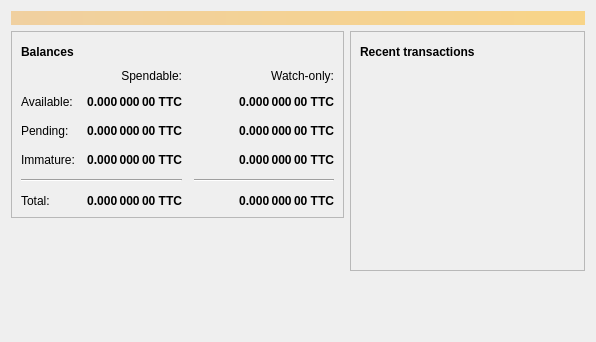
<?xml version="1.0" encoding="UTF-8"?>
<ui version="4.0">
 <class>OverviewPage</class>
 <widget class="QWidget" name="OverviewPage">
  <property name="geometry">
   <rect>
    <x>0</x>
    <y>0</y>
    <width>596</width>
    <height>342</height>
   </rect>
  </property>
  <property name="windowTitle">
   <string>Form</string>
  </property>
  <layout class="QVBoxLayout" name="topLayout">
   <item>
    <widget class="QLabel" name="labelAlerts">
     <property name="visible">
      <bool>false</bool>
     </property>
     <property name="styleSheet">
      <string notr="true">QLabel { background-color: qlineargradient(x1: 0, y1: 0, x2: 1, y2: 0, stop:0 #F0D0A0, stop:1 #F8D488); color:#000000; }</string>
     </property>
     <property name="wordWrap">
      <bool>true</bool>
     </property>
     <property name="margin">
      <number>3</number>
     </property>
     <property name="textInteractionFlags">
      <set>Qt::TextSelectableByMouse</set>
     </property>
    </widget>
   </item>
   <item>
    <layout class="QHBoxLayout" name="horizontalLayout" stretch="1,1">
     <item>
      <layout class="QVBoxLayout" name="verticalLayout_2">
       <item>
        <widget class="QFrame" name="frame">
         <property name="frameShape">
          <enum>QFrame::StyledPanel</enum>
         </property>
         <property name="frameShadow">
          <enum>QFrame::Raised</enum>
         </property>
         <layout class="QVBoxLayout" name="verticalLayout_4">
          <item>
           <layout class="QHBoxLayout" name="horizontalLayout_4">
            <item>
             <widget class="QLabel" name="label_5">
              <property name="font">
               <font>
                <weight>75</weight>
                <bold>true</bold>
               </font>
              </property>
              <property name="text">
               <string>Balances</string>
              </property>
             </widget>
            </item>
            <item>
             <widget class="QPushButton" name="labelWalletStatus">
              <property name="enabled">
               <bool>true</bool>
              </property>
              <property name="maximumSize">
               <size>
                <width>30</width>
                <height>16777215</height>
               </size>
              </property>
              <property name="toolTip">
               <string>The displayed information may be out of date. Your wallet automatically synchronizes with the timecoin network after a connection is established, but this process has not completed yet.</string>
              </property>
              <property name="text">
               <string/>
              </property>
              <property name="icon">
               <iconset resource="../bitcoin.qrc">
                <normaloff>:/icons/warning</normaloff>
                <disabledoff>:/icons/warning</disabledoff>:/icons/warning</iconset>
              </property>
              <property name="iconSize">
               <size>
                <width>24</width>
                <height>24</height>
               </size>
              </property>
              <property name="flat">
               <bool>true</bool>
              </property>
             </widget>
            </item>
            <item>
             <spacer name="horizontalSpacer_3">
              <property name="orientation">
               <enum>Qt::Horizontal</enum>
              </property>
              <property name="sizeHint" stdset="0">
               <size>
                <width>40</width>
                <height>20</height>
               </size>
              </property>
             </spacer>
            </item>
           </layout>
          </item>
          <item>
           <layout class="QGridLayout" name="gridLayout">
            <property name="spacing">
             <number>12</number>
            </property>
            <item row="2" column="2">
             <widget class="QLabel" name="labelWatchPending">
              <property name="font">
               <font>
                <weight>75</weight>
                <bold>true</bold>
               </font>
              </property>
              <property name="cursor">
               <cursorShape>IBeamCursor</cursorShape>
              </property>
              <property name="toolTip">
               <string>Unconfirmed transactions to watch-only addresses</string>
              </property>
              <property name="text">
               <string notr="true">0.000 000 00 TTC</string>
              </property>
              <property name="alignment">
               <set>Qt::AlignRight|Qt::AlignTrailing|Qt::AlignVCenter</set>
              </property>
              <property name="textInteractionFlags">
               <set>Qt::LinksAccessibleByMouse|Qt::TextSelectableByKeyboard|Qt::TextSelectableByMouse</set>
              </property>
             </widget>
            </item>
            <item row="2" column="1">
             <widget class="QLabel" name="labelUnconfirmed">
              <property name="font">
               <font>
                <weight>75</weight>
                <bold>true</bold>
               </font>
              </property>
              <property name="cursor">
               <cursorShape>IBeamCursor</cursorShape>
              </property>
              <property name="toolTip">
               <string>Total of transactions that have yet to be confirmed, and do not yet count toward the spendable balance</string>
              </property>
              <property name="text">
               <string notr="true">0.000 000 00 TTC</string>
              </property>
              <property name="alignment">
               <set>Qt::AlignRight|Qt::AlignTrailing|Qt::AlignVCenter</set>
              </property>
              <property name="textInteractionFlags">
               <set>Qt::LinksAccessibleByMouse|Qt::TextSelectableByKeyboard|Qt::TextSelectableByMouse</set>
              </property>
             </widget>
            </item>
            <item row="3" column="2">
             <widget class="QLabel" name="labelWatchImmature">
              <property name="font">
               <font>
                <weight>75</weight>
                <bold>true</bold>
               </font>
              </property>
              <property name="cursor">
               <cursorShape>IBeamCursor</cursorShape>
              </property>
              <property name="toolTip">
               <string>Mined balance in watch-only addresses that has not yet matured</string>
              </property>
              <property name="text">
               <string notr="true">0.000 000 00 TTC</string>
              </property>
              <property name="alignment">
               <set>Qt::AlignRight|Qt::AlignTrailing|Qt::AlignVCenter</set>
              </property>
              <property name="textInteractionFlags">
               <set>Qt::LinksAccessibleByMouse|Qt::TextSelectableByKeyboard|Qt::TextSelectableByMouse</set>
              </property>
             </widget>
            </item>
            <item row="4" column="0" colspan="2">
             <widget class="Line" name="line">
              <property name="orientation">
               <enum>Qt::Horizontal</enum>
              </property>
             </widget>
            </item>
            <item row="4" column="2">
             <widget class="Line" name="lineWatchBalance">
              <property name="sizePolicy">
               <sizepolicy hsizetype="Preferred" vsizetype="Fixed">
                <horstretch>0</horstretch>
                <verstretch>0</verstretch>
               </sizepolicy>
              </property>
              <property name="minimumSize">
               <size>
                <width>140</width>
                <height>0</height>
               </size>
              </property>
              <property name="orientation">
               <enum>Qt::Horizontal</enum>
              </property>
             </widget>
            </item>
            <item row="5" column="0">
             <widget class="QLabel" name="labelTotalText">
              <property name="text">
               <string>Total:</string>
              </property>
             </widget>
            </item>
            <item row="3" column="1">
             <widget class="QLabel" name="labelImmature">
              <property name="font">
               <font>
                <weight>75</weight>
                <bold>true</bold>
               </font>
              </property>
              <property name="cursor">
               <cursorShape>IBeamCursor</cursorShape>
              </property>
              <property name="toolTip">
               <string>Mined balance that has not yet matured</string>
              </property>
              <property name="text">
               <string notr="true">0.000 000 00 TTC</string>
              </property>
              <property name="alignment">
               <set>Qt::AlignRight|Qt::AlignTrailing|Qt::AlignVCenter</set>
              </property>
              <property name="textInteractionFlags">
               <set>Qt::LinksAccessibleByMouse|Qt::TextSelectableByKeyboard|Qt::TextSelectableByMouse</set>
              </property>
             </widget>
            </item>
            <item row="2" column="3">
             <spacer name="horizontalSpacer_2">
              <property name="orientation">
               <enum>Qt::Horizontal</enum>
              </property>
              <property name="sizeHint" stdset="0">
               <size>
                <width>40</width>
                <height>20</height>
               </size>
              </property>
             </spacer>
            </item>
            <item row="3" column="0">
             <widget class="QLabel" name="labelImmatureText">
              <property name="text">
               <string>Immature:</string>
              </property>
             </widget>
            </item>
            <item row="5" column="1">
             <widget class="QLabel" name="labelTotal">
              <property name="font">
               <font>
                <weight>75</weight>
                <bold>true</bold>
               </font>
              </property>
              <property name="cursor">
               <cursorShape>IBeamCursor</cursorShape>
              </property>
              <property name="toolTip">
               <string>Your current total balance</string>
              </property>
              <property name="text">
               <string notr="true">0.000 000 00 TTC</string>
              </property>
              <property name="alignment">
               <set>Qt::AlignRight|Qt::AlignTrailing|Qt::AlignVCenter</set>
              </property>
              <property name="textInteractionFlags">
               <set>Qt::LinksAccessibleByMouse|Qt::TextSelectableByKeyboard|Qt::TextSelectableByMouse</set>
              </property>
             </widget>
            </item>
            <item row="5" column="2">
             <widget class="QLabel" name="labelWatchTotal">
              <property name="font">
               <font>
                <weight>75</weight>
                <bold>true</bold>
               </font>
              </property>
              <property name="cursor">
               <cursorShape>IBeamCursor</cursorShape>
              </property>
              <property name="toolTip">
               <string>Current total balance in watch-only addresses</string>
              </property>
              <property name="text">
               <string notr="true">0.000 000 00 TTC</string>
              </property>
              <property name="alignment">
               <set>Qt::AlignRight|Qt::AlignTrailing|Qt::AlignVCenter</set>
              </property>
              <property name="textInteractionFlags">
               <set>Qt::LinksAccessibleByMouse|Qt::TextSelectableByKeyboard|Qt::TextSelectableByMouse</set>
              </property>
             </widget>
            </item>
            <item row="0" column="2">
             <widget class="QLabel" name="labelWatchonly">
              <property name="text">
               <string>Watch-only:</string>
              </property>
              <property name="alignment">
               <set>Qt::AlignRight|Qt::AlignTrailing|Qt::AlignVCenter</set>
              </property>
             </widget>
            </item>
            <item row="1" column="0">
             <widget class="QLabel" name="labelBalanceText">
              <property name="text">
               <string>Available:</string>
              </property>
             </widget>
            </item>
            <item row="1" column="1">
             <widget class="QLabel" name="labelBalance">
              <property name="font">
               <font>
                <weight>75</weight>
                <bold>true</bold>
               </font>
              </property>
              <property name="cursor">
               <cursorShape>IBeamCursor</cursorShape>
              </property>
              <property name="toolTip">
               <string>Your current spendable balance</string>
              </property>
              <property name="text">
               <string notr="true">0.000 000 00 TTC</string>
              </property>
              <property name="alignment">
               <set>Qt::AlignRight|Qt::AlignTrailing|Qt::AlignVCenter</set>
              </property>
              <property name="textInteractionFlags">
               <set>Qt::LinksAccessibleByMouse|Qt::TextSelectableByKeyboard|Qt::TextSelectableByMouse</set>
              </property>
             </widget>
            </item>
            <item row="1" column="2">
             <widget class="QLabel" name="labelWatchAvailable">
              <property name="font">
               <font>
                <weight>75</weight>
                <bold>true</bold>
               </font>
              </property>
              <property name="cursor">
               <cursorShape>IBeamCursor</cursorShape>
              </property>
              <property name="toolTip">
               <string>Your current balance in watch-only addresses</string>
              </property>
              <property name="text">
               <string notr="true">0.000 000 00 TTC</string>
              </property>
              <property name="alignment">
               <set>Qt::AlignRight|Qt::AlignTrailing|Qt::AlignVCenter</set>
              </property>
              <property name="textInteractionFlags">
               <set>Qt::LinksAccessibleByMouse|Qt::TextSelectableByKeyboard|Qt::TextSelectableByMouse</set>
              </property>
             </widget>
            </item>
            <item row="2" column="0">
             <widget class="QLabel" name="labelPendingText">
              <property name="text">
               <string>Pending:</string>
              </property>
             </widget>
            </item>
            <item row="0" column="1">
             <widget class="QLabel" name="labelSpendable">
              <property name="text">
               <string>Spendable:</string>
              </property>
              <property name="alignment">
               <set>Qt::AlignRight|Qt::AlignTrailing|Qt::AlignVCenter</set>
              </property>
             </widget>
            </item>
           </layout>
          </item>
         </layout>
        </widget>
       </item>
       <item>
        <spacer name="verticalSpacer">
         <property name="orientation">
          <enum>Qt::Vertical</enum>
         </property>
         <property name="sizeHint" stdset="0">
          <size>
           <width>20</width>
           <height>40</height>
          </size>
         </property>
        </spacer>
       </item>
      </layout>
     </item>
     <item>
      <layout class="QVBoxLayout" name="verticalLayout_3">
       <item>
        <widget class="QFrame" name="frame_2">
         <property name="frameShape">
          <enum>QFrame::StyledPanel</enum>
         </property>
         <property name="frameShadow">
          <enum>QFrame::Raised</enum>
         </property>
         <layout class="QVBoxLayout" name="verticalLayout">
          <item>
           <layout class="QHBoxLayout" name="horizontalLayout_2">
            <item>
             <widget class="QLabel" name="label_4">
              <property name="font">
               <font>
                <weight>75</weight>
                <bold>true</bold>
               </font>
              </property>
              <property name="text">
               <string>Recent transactions</string>
              </property>
             </widget>
            </item>
            <item>
             <widget class="QPushButton" name="labelTransactionsStatus">
              <property name="enabled">
               <bool>true</bool>
              </property>
              <property name="maximumSize">
               <size>
                <width>30</width>
                <height>16777215</height>
               </size>
              </property>
              <property name="toolTip">
               <string>The displayed information may be out of date. Your wallet automatically synchronizes with the timecoin network after a connection is established, but this process has not completed yet.</string>
              </property>
              <property name="text">
               <string/>
              </property>
              <property name="icon">
               <iconset resource="../bitcoin.qrc">
                <normaloff>:/icons/warning</normaloff>
                <disabledoff>:/icons/warning</disabledoff>:/icons/warning</iconset>
              </property>
              <property name="iconSize">
               <size>
                <width>24</width>
                <height>24</height>
               </size>
              </property>
              <property name="flat">
               <bool>true</bool>
              </property>
             </widget>
            </item>
            <item>
             <spacer name="horizontalSpacer">
              <property name="orientation">
               <enum>Qt::Horizontal</enum>
              </property>
              <property name="sizeHint" stdset="0">
               <size>
                <width>40</width>
                <height>20</height>
               </size>
              </property>
             </spacer>
            </item>
           </layout>
          </item>
          <item>
           <widget class="QListView" name="listTransactions">
            <property name="styleSheet">
             <string notr="true">QListView { background: transparent; }</string>
            </property>
            <property name="frameShape">
             <enum>QFrame::NoFrame</enum>
            </property>
            <property name="verticalScrollBarPolicy">
             <enum>Qt::ScrollBarAlwaysOff</enum>
            </property>
            <property name="horizontalScrollBarPolicy">
             <enum>Qt::ScrollBarAlwaysOff</enum>
            </property>
            <property name="selectionMode">
             <enum>QAbstractItemView::NoSelection</enum>
            </property>
           </widget>
          </item>
         </layout>
        </widget>
       </item>
       <item>
        <spacer name="verticalSpacer_2">
         <property name="orientation">
          <enum>Qt::Vertical</enum>
         </property>
         <property name="sizeHint" stdset="0">
          <size>
           <width>20</width>
           <height>40</height>
          </size>
         </property>
        </spacer>
       </item>
      </layout>
     </item>
    </layout>
   </item>
  </layout>
 </widget>
 <resources/>
 <connections/>
</ui>
